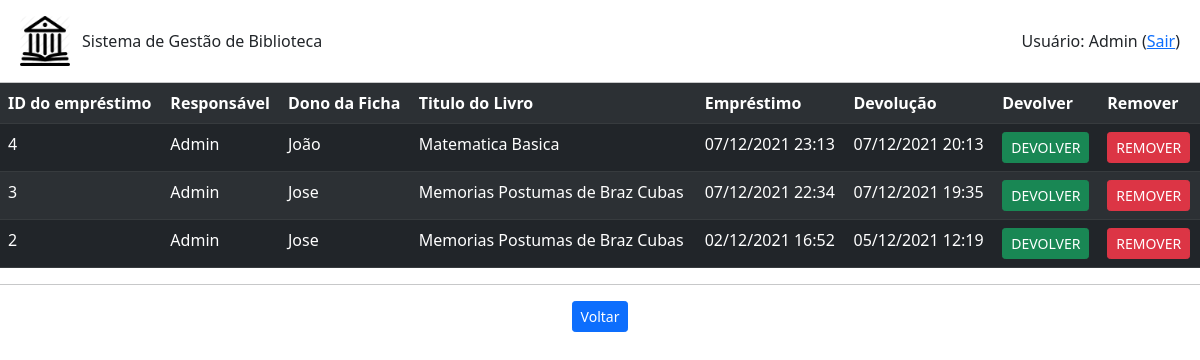
/livro/emprestimo/listar (signed in), run on an earlier commit of the app's database.
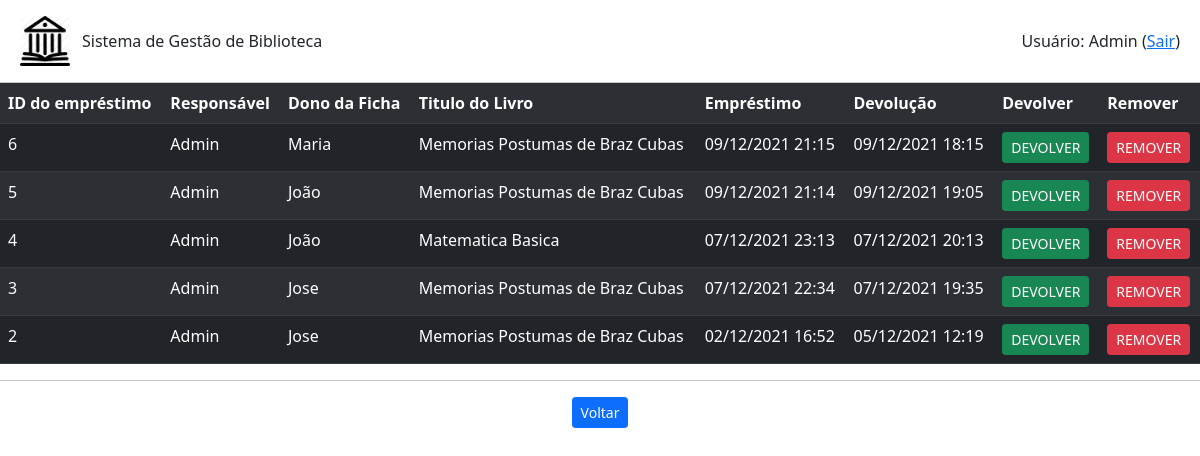
And on a later commit of the database.
### emprestimo.py (models this page shows)
class Emprestimo(db.Model):
    id = db.Column(db.Integer, primary_key=True)
    id_usuario = db.Column(db.Integer,db.ForeignKey('usuario.id'))
    id_livro = db.Column(db.Integer,db.ForeignKey('livro.id'))
    id_ficha = db.Column(db.Integer,db.ForeignKey('ficha.id'))
    data_emprestimo = db.Column(db.DateTime, unique=False, nullable=False, default=func.now())
    data_devolucao = db.Column(db.DateTime, unique=False, nullable=True)

### usuario.py (models this page shows)
class Usuario(db.Model):
    id = db.Column(db.Integer, primary_key=True)
    nome = db.Column(db.String(200), unique=False, nullable=False)
    username = db.Column(db.String(80), unique=True, nullable=False)
    email = db.Column(db.String(120), unique=True, nullable=False)
    telefone = db.Column(db.String(20),unique=False, nullable=False)
    senha = db.Column(db.String(80), unique=False, nullable=False)
    admin = db.Column(db.Boolean(), default=False)
    emprestimo = db.relationship('Emprestimo', backref='usuario', lazy=True)

### ficha.py (models this page shows)
class Ficha(db.Model):
    id = db.Column(db.Integer, primary_key=True)
    nome = db.Column(db.String(200), unique=False, nullable=False)
    cpf = db.Column(db.String(20), unique=True, nullable=False)
    email = db.Column(db.String(120), unique=True, nullable=False)
    emprestimo = db.relationship('Emprestimo', backref='ficha', lazy=True)

### livro.py (models this page shows)
class Livro(db.Model):
    id = db.Column(db.Integer, primary_key=True)
    titulo = db.Column(db.String(200), unique=False, nullable=False)
    autor = db.Column(db.String(80), unique=False, nullable=False)
    genero = db.Column(db.String(120), unique=False, nullable=False)
    disponivel = db.Column(db.Boolean, default=True)
    emprestimo = db.relationship('Emprestimo', backref='livro', lazy=True)

### app.py (the view)
@app.route('/livro/emprestimo/listar')
def listar_emprestimos():
    if session.get('autenticado',False)==False:
        flash(u'Login necessário!', category='warning')
        return(redirect(url_for('login')))
    emprestimos = Emprestimo.query.order_by(Emprestimo.data_emprestimo.desc()).all()
    return(render_template('emprestimos.html', emprestimos=emprestimos))

### templates/emprestimos.html (shortened to what this page needs)
{% extends "base.html" %}
{% block conteudo %}
<table class="table table-dark table-striped">
    <tr>
        <th>ID do empréstimo</th>
        <th>Responsável</th>
        <th>Dono da Ficha</th>
        <th>Titulo do Livro</th>
        <th>Empréstimo</th>
        <th>Devolução</th>
        <th>Devolver</th>
        <th>Remover</th>
    </tr>
    {% for emprestimo in emprestimos %}
        <tr>
            <td>{{emprestimo.id}}</td>
            <td>{{emprestimo.usuario.nome}}</td>
            <td>{{emprestimo.ficha.nome}}</td>
            <td>{{emprestimo.livro.titulo}}</td>
            <td>{{emprestimo.data_emprestimo.strftime('%d/%m/%Y %H:%M')}}</td>
            {% if emprestimo.data_devolucao is not none %}
                <td>{{emprestimo.data_devolucao.strftime('%d/%m/%Y %H:%M')}}</td>
            {% else %}
                <td>NÃO DEVOLVIDA</td>
            {% endif %}
            <td>
                <a class="btn btn-success btn-sm" href="{{url_for('devolver_emprestimo',id_emprestimo=emprestimo.id)}}" role="button">DEVOLVER</a>
            </td>
            <td>
                <a class="btn btn-danger btn-sm" href="{{url_for('remover_emprestimo',id_emprestimo=emprestimo.id)}}" role="button">REMOVER</a>
            </td>
        </tr>
    {% endfor %}
</table>
<hr>
    <div class="row text-center">
        <div class="col mr-1">
            <a class="btn btn-primary btn-sm" href="{{url_for('root')}}" role="button">Voltar</a>
        </div>
    </div>
{% endblock %}

### templates/base.html (shortened to what this page needs)
<!DOCTYPE html>
<html>
    <head>
      <link href="https://cdn.jsdelivr.net/npm/bootstrap@5.1.3/dist/css/bootstrap.min.css" rel="stylesheet">
    </head>
  <body>
    <div class="row mx-0 mb-3 mt-3">
      <div class="col-md-auto ms-2 my-auto" style="width: 62px;">
          <img src="{{url_for('static', filename='Biblioteca_icon.png')}}" style="width: 50px; height: 50px;">
      </div>
      <div class="col my-auto" style="height: 100%;">
        Sistema de Gestão de Biblioteca
      </div>
      <div class="col text-end me-2 my-auto" style="height: 100%;">
        {% if session.get('autenticado',False)==False %}
          <a class="btn btn-primary" href="{{url_for('login')}}" role="button">Entrar</a>
        {% else %}
          Usuário: {{session.get('nome')}}
          (<a href="{{url_for('logout')}}">Sair</a>)
        {% endif %}
      </div>
    </div>
    <hr class="my-0">
    {% block conteudo %}
    {% endblock %}
  </body>
</html>

What changed in the data, as far as the page shows it:
added Emprestimo: id "6", usuario.nome "Admin", ficha.nome "Maria", livro.titulo "Memorias Postumas de Braz Cubas", data_emprestimo "09/12/2021 21:15", data_devolucao "09/12/2021 18:15"
added Emprestimo: id "5", usuario.nome "Admin", ficha.nome "João", livro.titulo "Memorias Postumas de Braz Cubas", data_emprestimo "09/12/2021 21:14", data_devolucao "09/12/2021 19:05"
